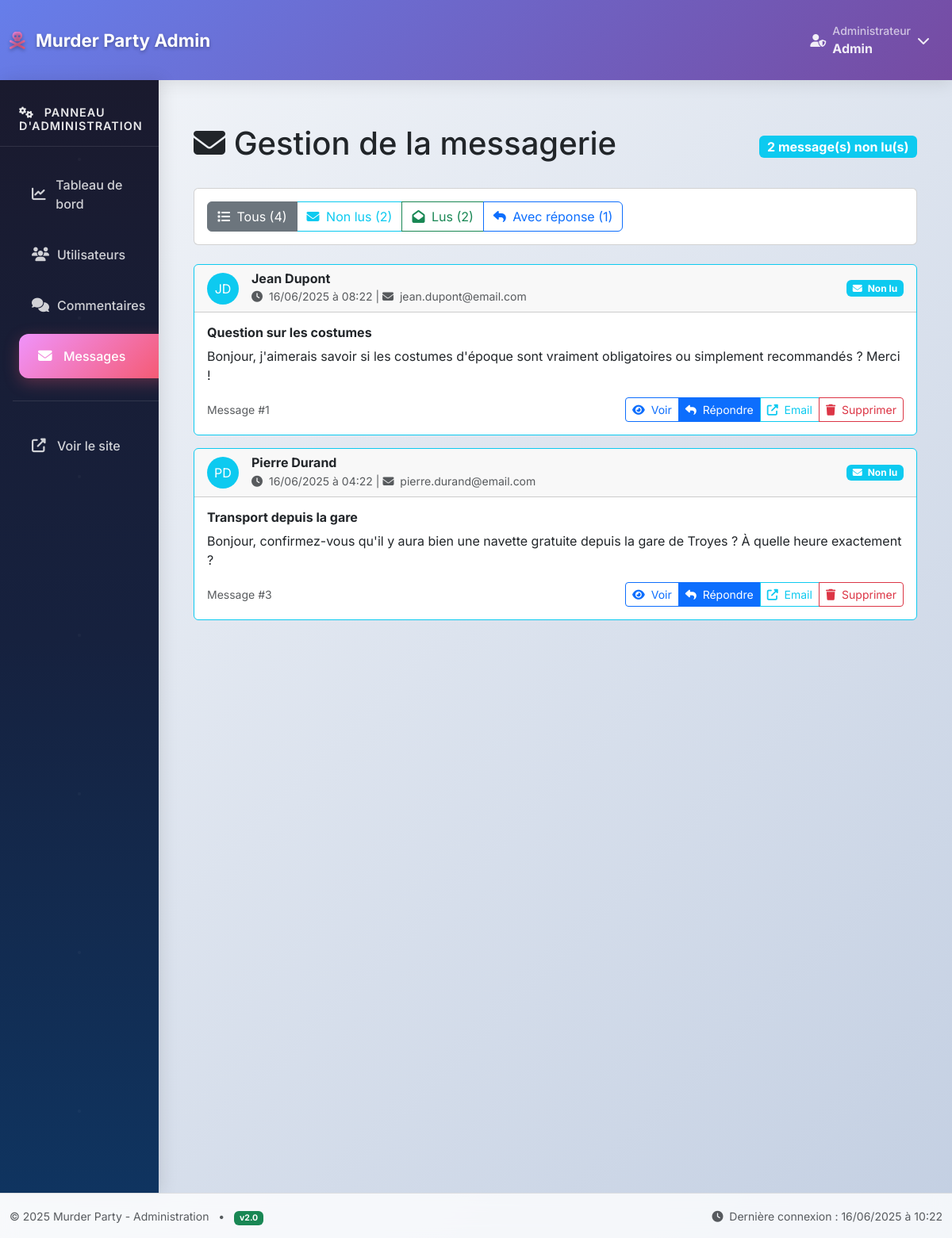
The page /gestion/messages (signed in) on the database its author committed.
### tables this page shows
CREATE TABLE messages (
    id INT AUTO_INCREMENT PRIMARY KEY,
    utilisateur_id INT NOT NULL,
    sujet VARCHAR(255) NOT NULL,
    contenu TEXT NOT NULL,
    lu TINYINT(1) DEFAULT 0,
    date_creation TIMESTAMP DEFAULT CURRENT_TIMESTAMP,
    reponse TEXT NULL,
    date_reponse TIMESTAMP NULL,
    FOREIGN KEY (utilisateur_id) REFERENCES utilisateurs(id) ON DELETE CASCADE,
    INDEX idx_lu (lu),
    INDEX idx_date_creation (date_creation),
    INDEX idx_utilisateur_id (utilisateur_id)
);

CREATE TABLE utilisateurs (
    id INT AUTO_INCREMENT PRIMARY KEY,
    nom VARCHAR(100) NOT NULL,
    prenom VARCHAR(100) NOT NULL,
    email VARCHAR(255) UNIQUE NOT NULL,
    mot_de_passe VARCHAR(255) NOT NULL,
    telephone VARCHAR(20) NULL,
    age INT NULL,
    date_inscription TIMESTAMP DEFAULT CURRENT_TIMESTAMP,
    is_admin TINYINT(1) DEFAULT 0,
    INDEX idx_email (email),
    INDEX idx_is_admin (is_admin)
);

### controller/gestion_controller.php (called while the page is built, shortened)
<?php
require_once('model/Message.php');
function messages() {
    $messages = Message::getAll();
    require_once('view/admin/messages.php');
}
?>

### index.php (called while the page is built)
<?php
require_once('conf/routeur.php');
?>

### model/Message.php (called while the page is built, shortened)
<?php
class Message {
    public static function getAll() {
        $db = getDB();
        $stmt = $db->query("
            SELECT m.*, u.nom, u.prenom, u.email
            FROM messages m
            JOIN utilisateurs u ON m.utilisateur_id = u.id
            ORDER BY m.date_creation DESC
        ");
        return $stmt->fetchAll();
    }
}
?>

### view/admin/messages.php (the view, shortened to what this page needs)
<?php
include_once('view/admin/header.php');
?>
<div class="container mt-4">
    <div class="row">
        <div class="col-12">
            <div class="d-flex justify-content-between align-items-center mb-4">
                <h1>
                    <i class="fas fa-envelope"></i> Gestion de la messagerie
                </h1>
                <div class="badge bg-info fs-6">
                    <?= count(array_filter($messages, function($m) { return !$m['lu']; })) ?>
                    message(s) non lu(s)
                </div>
            </div>
        </div>
    </div>
    <?php if (empty($messages)): ?>
    <div class="row">
        <div class="col-12">
            <div class="alert alert-info">
                <i class="fas fa-info-circle me-2"></i>
                Aucun message reçu pour le moment.
            </div>
        </div>
    </div>
    <?php else: ?>
    <div class="row mb-4">
        <div class="col-12">
            <div class="card">
                <div class="card-body">
                    <div class="btn-group" role="group">
                        <label class="btn btn-outline-secondary" for="tous">
                            <i class="fas fa-list me-1"></i>
                            Tous (<?= count($messages) ?>)
                        </label>
                        <label class="btn btn-outline-info" for="non_lus">
                            <i class="fas fa-envelope me-1"></i>
                            Non lus (<?= count(array_filter($messages, function($m) { return !$m['lu']; })) ?>)
                        </label>
                        <label class="btn btn-outline-success" for="lus">
                            <i class="fas fa-envelope-open me-1"></i>
                            Lus (<?= count(array_filter($messages, function($m) { return $m['lu']; })) ?>)
                        </label>
                        <label class="btn btn-outline-primary" for="avec_reponse">
                            <i class="fas fa-reply me-1"></i>
                            Avec réponse (<?= count(array_filter($messages, function($m) { return !empty($m['reponse']); })) ?>)
                        </label>
                    </div>
                </div>
            </div>
        </div>
    </div>
    <div class="row">
        <div class="col-12">
            <?php foreach ($messages as $message): ?>
            <div class="card mb-3 message-item <?= !$message['lu'] ? 'border-info' : '' ?>"
                 data-statut="<?= $message['lu'] ? 'lu' : 'non_lu' ?>"
                 data-reponse="<?= !empty($message['reponse']) ? 'avec_reponse' : 'sans_reponse' ?>">
                <div class="card-header d-flex justify-content-between align-items-center">
                    <div class="d-flex align-items-center">
                        <div class="avatar-sm <?= !$message['lu'] ? 'bg-info' : 'bg-secondary' ?> text-white rounded-circle d-flex align-items-center justify-content-center me-3" style="width: 40px; height: 40px;">
                            <?= strtoupper(substr($message['prenom'], 0, 1) . substr($message['nom'], 0, 1)) ?>
                        </div>
                        <div>
                            <h6 class="mb-0 <?= !$message['lu'] ? 'fw-bold' : '' ?>">
                                <?= htmlspecialchars($message['prenom'] . ' ' . $message['nom']) ?>
                            </h6>
                            <small class="text-muted">
                                <i class="fas fa-clock me-1"></i>
                                <?= date('d/m/Y à H:i', strtotime($message['date_creation'])) ?>
                                |
                                <i class="fas fa-envelope me-1"></i>
                                <?= htmlspecialchars($message['email']) ?>
                            </small>
                        </div>
                    </div>
                    <div class="text-end">
                        <?php if (!$message['lu']): ?>
                            <span class="badge bg-info mb-1">
                                <i class="fas fa-envelope me-1"></i>
                                Non lu
                            </span>
                        <?php endif; ?>
                    </div>
                </div>
                <div class="card-body">
                    <h6 class="card-title <?= !$message['lu'] ? 'fw-bold' : '' ?>">
                        <?= htmlspecialchars($message['sujet']) ?>
                    </h6>
                    <p class="card-text">
                        <?= nl2br(htmlspecialchars(substr($message['contenu'], 0, 200))) ?>
                    </p>
                    <div class="d-flex justify-content-between align-items-center mt-3">
                        <div class="text-muted small">
                            Message #<?= $message['id'] ?>
                        </div>
                        <div class="btn-group">
                            <a href="/gestion/messages/voir/<?= $message['id'] ?>"
                               class="btn btn-outline-primary btn-sm">
                                <i class="fas fa-eye me-1"></i>
                                Voir
                            </a>
                            <?php if (empty($message['reponse'])): ?>
                                <a href="/gestion/messages/repondre/<?= $message['id'] ?>"
                                   class="btn btn-primary btn-sm">
                                    <i class="fas fa-reply me-1"></i>
                                    Répondre
                                </a>
                            <?php endif; ?>
                            <a href="mailto:<?= htmlspecialchars($message['email']) ?>?subject=Re: <?= urlencode($message['sujet']) ?>"
                               class="btn btn-outline-info btn-sm">
                                <i class="fas fa-external-link-alt me-1"></i>
                                Email
                            </a>
                            <a href="/gestion/messages/supprimer/<?= $message['id'] ?>"
                               class="btn btn-outline-danger btn-sm"
                               data-confirm="Supprimer définitivement ce message ?">
                                <i class="fas fa-trash me-1"></i>
                                Supprimer
                            </a>
                        </div>
                    </div>
                </div>
            </div>
            <?php endforeach; ?>
        </div>
    </div>
    <div class="row mt-4">
        <div class="col-md-3">
        </div>
        <div class="col-md-3">
        </div>
        <div class="col-md-3">
        </div>
        <div class="col-md-3">
        </div>
    </div>
    <?php endif; ?>
</div>
<?php include_once('view/admin/footer.php'); ?>

### view/admin/header.php (style rules this page uses)
:root { --primary-gradient: linear-gradient(135deg, #667eea 0%, #764ba2 100%); --secondary-gradient: linear-gradient(135deg, #f093fb 0%, #f5576c 100%); --dark-gradient: linear-gradient(135deg, #2c3e50 0%, #34495e 100%); --success-gradient: linear-gradient(135deg, #11998e 0%, #38ef7d 100%); --warning-gradient: linear-gradient(135deg, #f093fb 0%, #f5576c 100%); --sidebar-bg: linear-gradient(180deg, #1a1a2e 0%, #16213e 50%, #0f3460 100%); --card-shadow: 0 10px 30px rgba(0,0,0,0.1); --hover-shadow: 0 15px 40px rgba(0,0,0,0.15); }
* { font-family: 'Inter', sans-serif; }
body { background: linear-gradient(135deg, #f5f7fa 0%, #c3cfe2 100%); min-height: 100vh; }

### rows shown on the page
messages: utilisateur.nom "JD", utilisateur.nom "Jean Dupont", date_creation "16/06/2025 à 08:22", utilisateur.email "jean.dupont@email.com", lu 0 (drawn), sujet "Question sur les costumes", contenu "Bonjour, j'aimerais savoir si les costumes d'époque sont vraiment obligatoires ou simplement recommandés ? Merci !", id "1"
messages: utilisateur.nom "PD", utilisateur.nom "Pierre Durand", date_creation "16/06/2025 à 04:22", utilisateur.email "pierre.durand@email.com", lu 0 (drawn), sujet "Transport depuis la gare", contenu "Bonjour, confirmez-vous qu'il y aura bien une navette gratuite depuis la gare de Troyes ? À quelle heure exactement ?", id "3"

### other values the page prints
$_SESSION['prenom'] "Admin"
count(array_filter($messages, function($m) { return !$m['lu']; })) "2"
count($messages) "4"
count(array_filter($messages, function($m) { return $m['lu']; })) "2"
